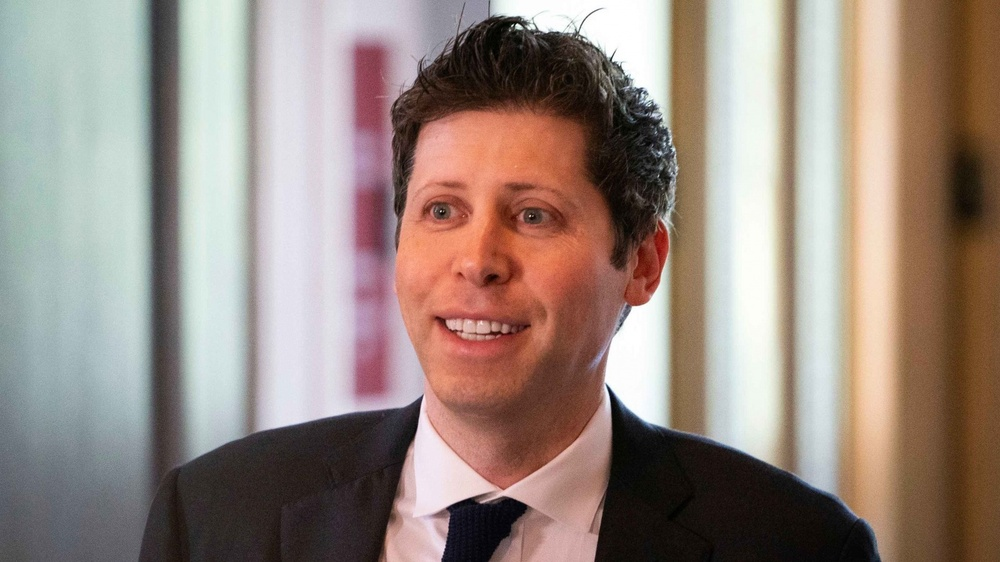
#> input picture face/Тест#2/sam.jpg, 1000 x 562 px, shrunk from 1600 x 900 before the run
$ python main.py
#> lines starting #> are read from the running program, lines starting #| are printed output that depends on the picture; after the words box and inside, x2 and y2 are one past the last pixel; in counts of white or black regions, pixels touching at a corner belong together
import cv2

face_cascade_db = cv2.CascadeClassifier(cv2.data.haarcascades + "haarcascade_frontalface_default.xml")

img = cv2.imread("sam.jpg")
#> img is the input picture: shape (562, 1000, 3); mean B, G, R 128.2, 136.7, 152.8
img_gray = cv2.cvtColor(img, cv2.COLOR_BGR2GRAY)
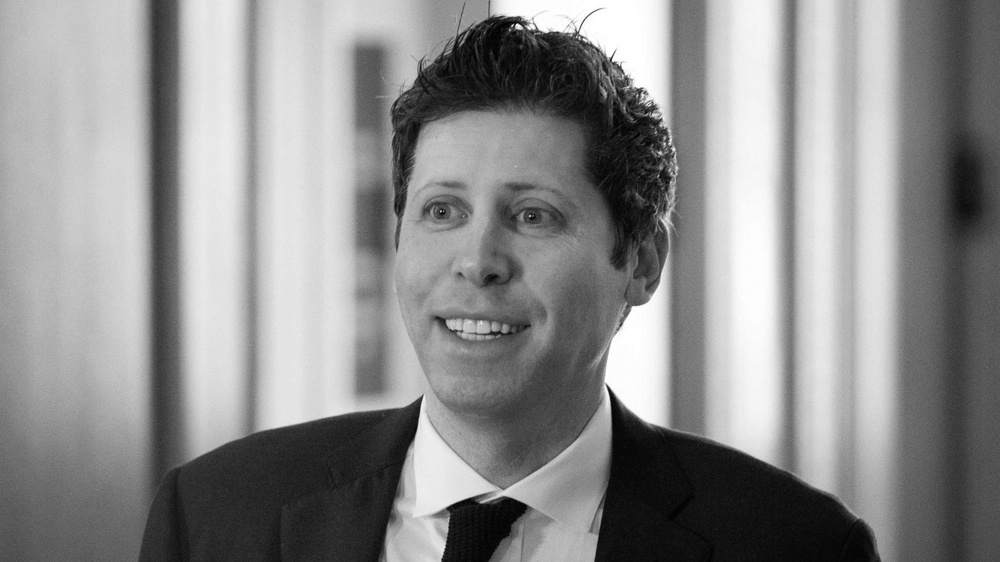
#> img_gray: shape (562, 1000); min 0, max 255, mean 140.6

faces = face_cascade_db.detectMultiScale(img_gray, 1.1, 5)
#> faces = [[362, 115, 249, 249]]
for (x, y, w, h) in faces:
    cv2.rectangle(img, (x, y), (x + w, y + h), (0, 255, 0), 3)
#> this loop made 1 pass
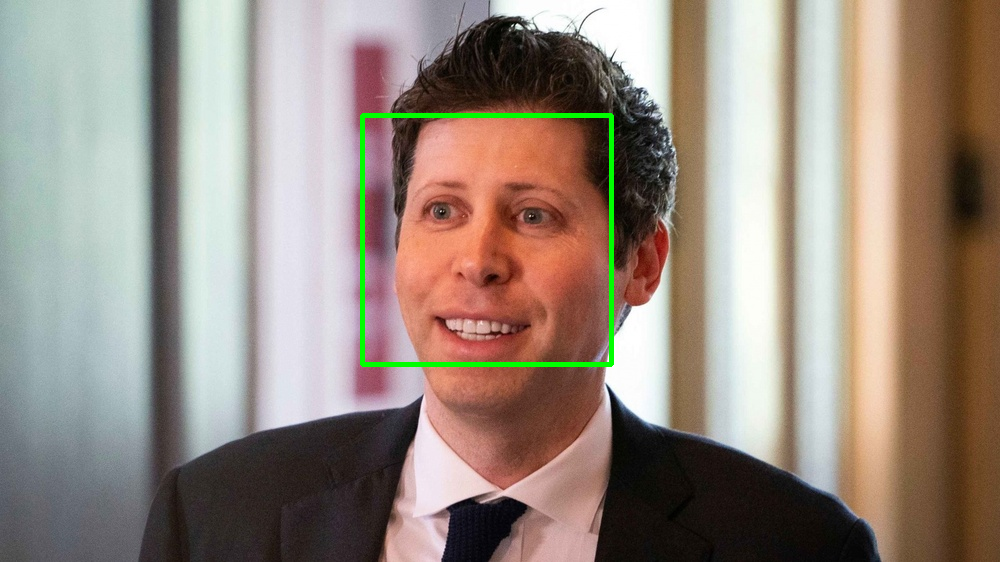
#> img: shape (562, 1000, 3); 0.88% of pixels changed, all inside (x1, y1, x2, y2) = (360, 113, 614, 367)

cv2.imshow('res', img)
cv2.waitKey()

$ run again, with face/Тест#2/Face.jpg copied over face/Тест#2/sam.jpg
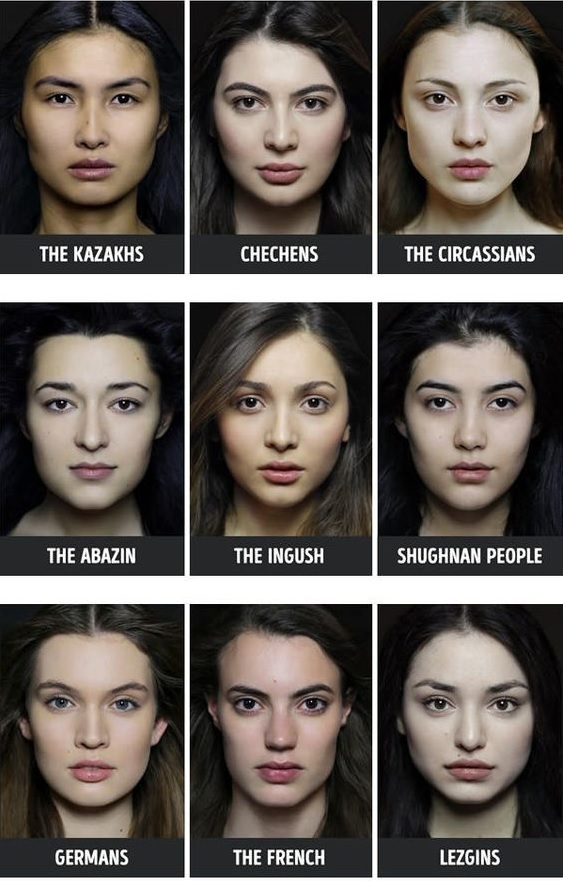
#> input picture face/Тест#2/Face.jpg, 563 x 881 px
#> img is the input picture: shape (881, 563, 3); mean B, G, R 84.2, 89.9, 97.5
#> `img_gray = cv2.cvtColor(img, cv2.COLOR_BGR2GRAY)`:
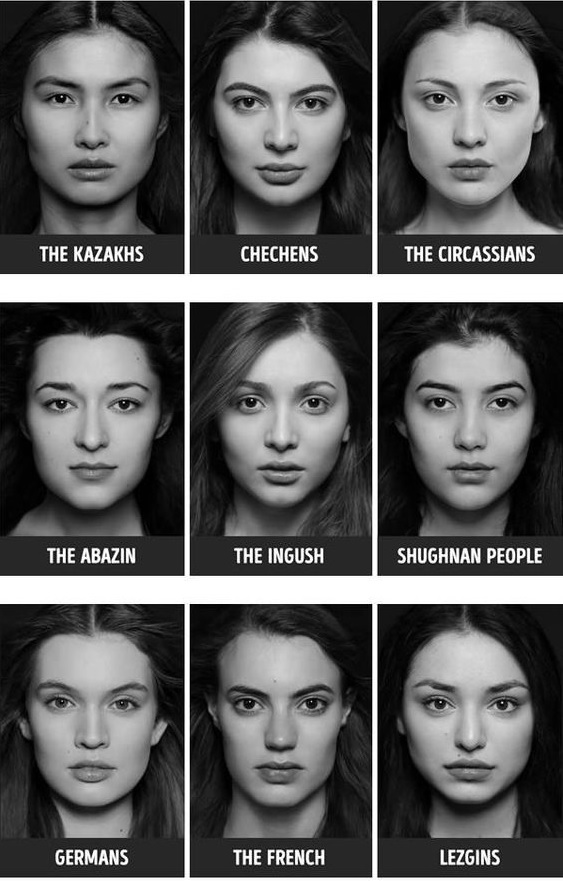
#> img_gray: shape (881, 563); min 0, max 255, mean 91.5
#> faces = [[18, 345, 153, 153], [205, 343, 157, 157], [21, 646, 148, 148], [204, 641, 157, 157], [19, 39, 153, 153], [201, 41, 159, 159], [393, 345, 151, 151], [389, 37, 159, 159], [388, 641, 158, 158]]
#> the loop `for (x, y, w, h) in faces:` made 9 passes
#> after the loop `for (x, y, w, h) in faces:`:
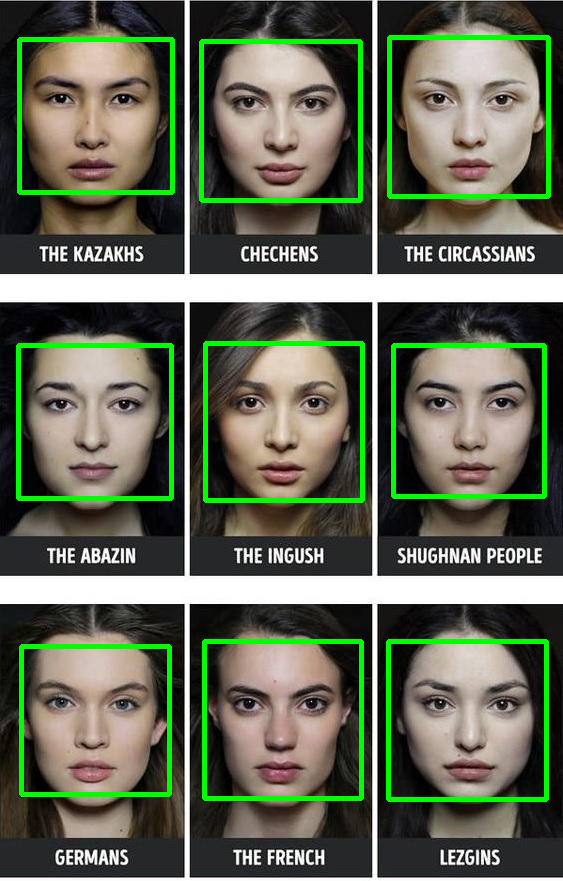
#> img: shape (881, 563, 3); 5.6% of pixels changed, all inside (x1, y1, x2, y2) = (16, 35, 551, 802)
